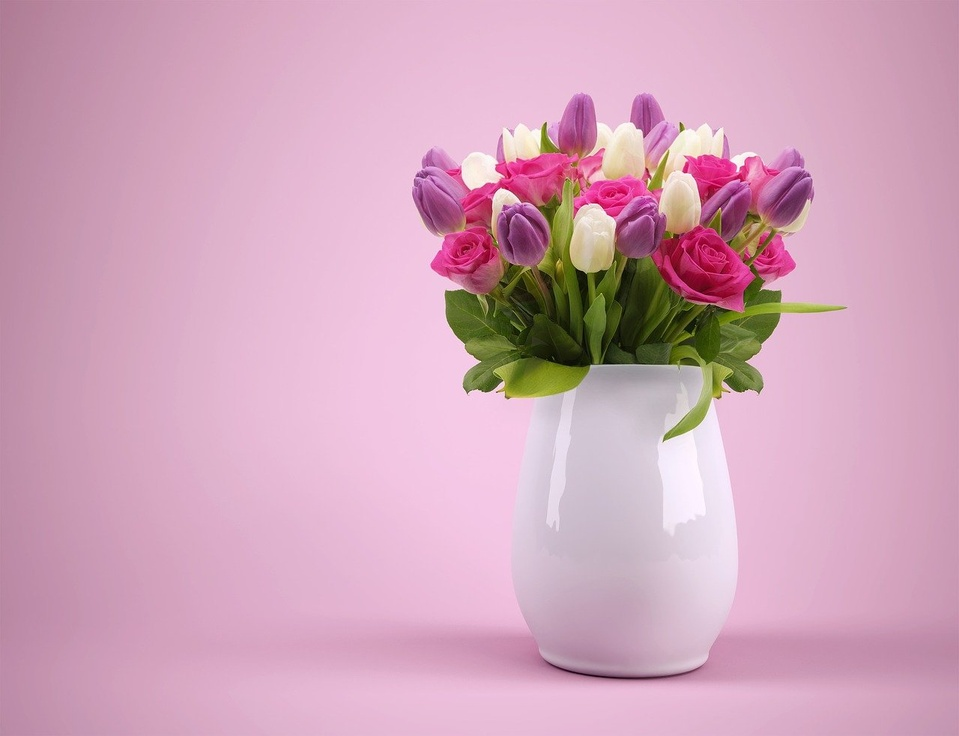
#> input picture planta01.jpg, 959 x 736 px, shrunk from 1280 x 983 before the run
$ python imagem.py
#> lines starting #> are read from the running program, lines starting #| are printed output that depends on the picture
from PIL import Image


def vegetacao(original):
    W, H = original.size
    img = Image.new("RGB", (W, H))

    for i in range(W):
        for j in range(H):
            px = original.getpixel((i, j))

            if(2*px[1] - px[0] - px[2] <= px[1]/5):
                px = [0, 0, 0]

            img.putpixel((i, j), (px[0], px[1], px[2]))

    return img

#definindo imagem
img01  = Image.open("planta01.jpg")
#> img01 is the input picture: PIL image 959x736 RGB; mean R, G, B 209, 164.5, 186.3
w01, h01 = img01.size
#> w01 = 959; h01 = 736

img02 = Image.open("planta02.jpg")
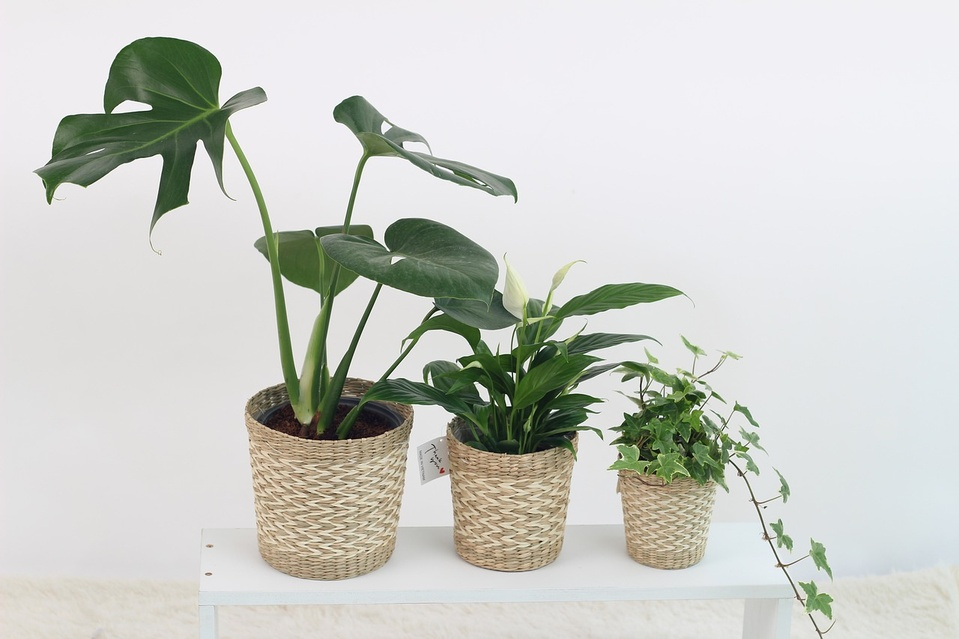
#> input picture planta02.jpg, 959 x 639 px, shrunk from 1280 x 853 before the run
#> img02 is the input picture: PIL image 959x639 RGB; mean R, G, B 204.1, 206, 200.4
w02, h02 = img02.size
#> w02 = 959; h02 = 639

new01  = Image.new("RGB", (w01, h01))
#> new01: PIL image 959x736 RGB; every value is 0
new02  = Image.new("RGB", (w02, h02))
#> new02: PIL image 959x639 RGB; every value is 0

new01 = vegetacao(img01)
#> after the loop in vegetacao, `for i in range(W):`:
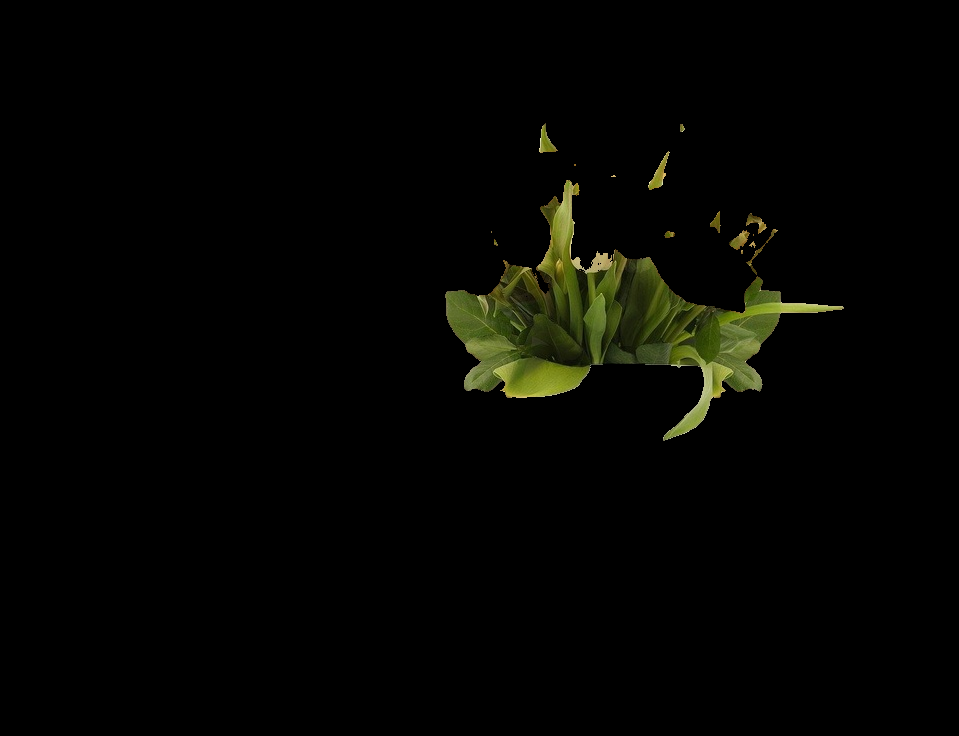
#> img: PIL image 959x736 RGB; mean R, G, B 4.4, 4.8, 1.8
new02 = vegetacao(img02)
#> after the loop in vegetacao (call 2), `for i in range(W):`:
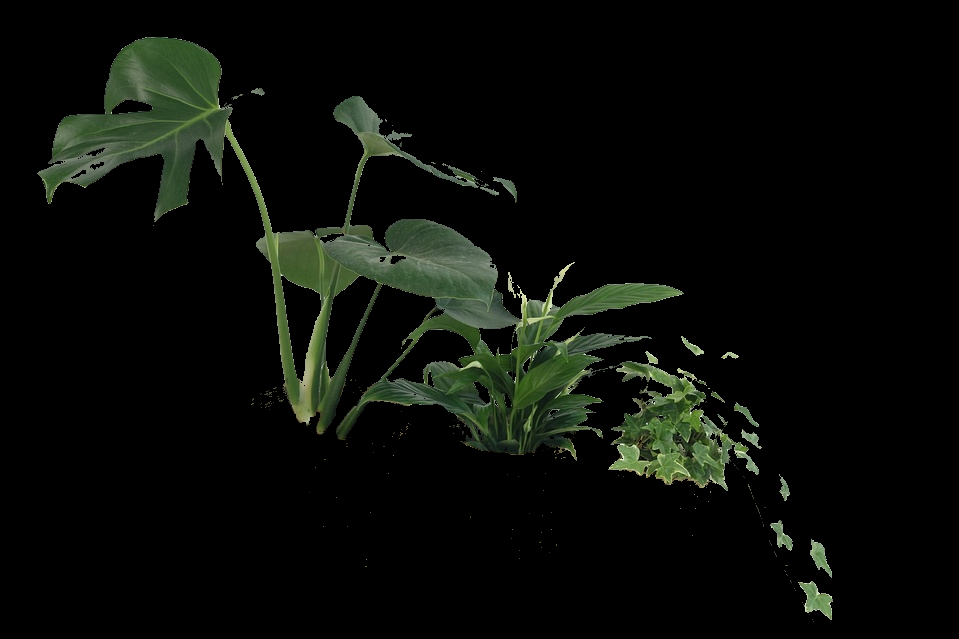
#> img: PIL image 959x639 RGB; mean R, G, B 9.6, 12.3, 8

new02.show()
img02.show()
